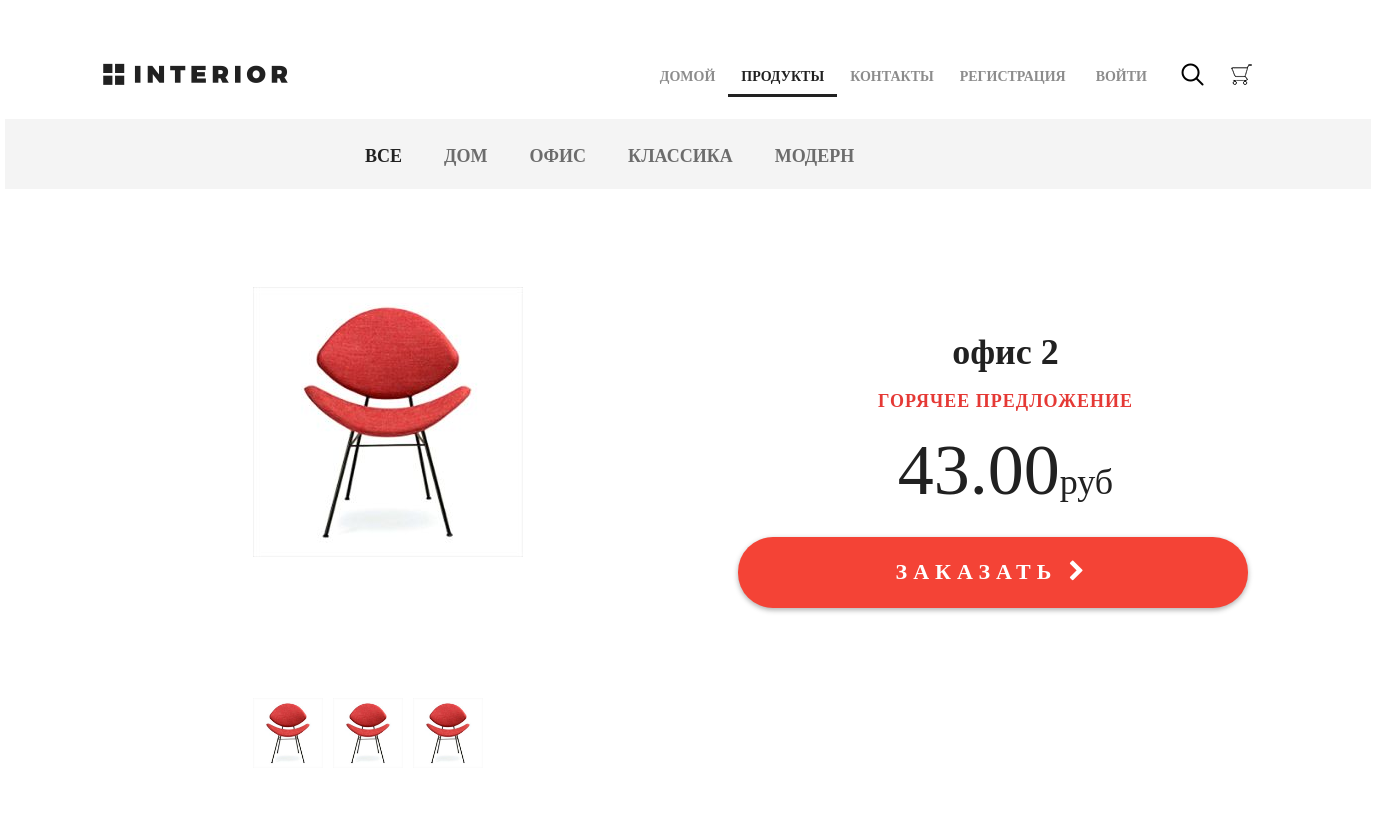
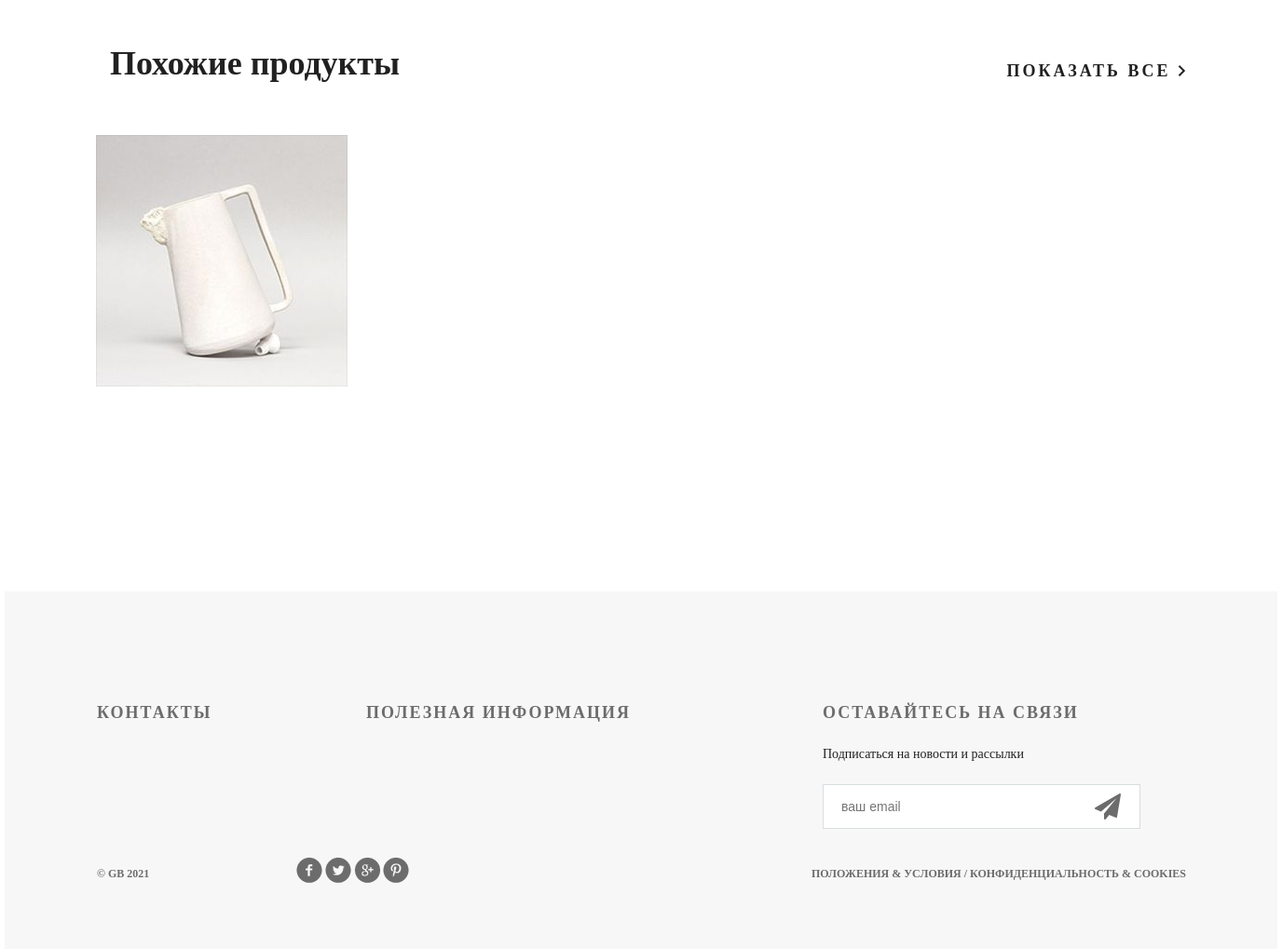
Screenshot of /products/ with the database file from the repository (2 pictures, top to bottom).
### mainapp/models.py (models this page shows, shortened)
class ProductCategory(models.Model):
    name = models.CharField(max_length=64, unique=True, verbose_name='название')
    description = models.TextField(blank=True, verbose_name='описание')
    is_active = models.BooleanField(default=True)
    class Meta:
        verbose_name='категория'
        verbose_name_plural='категории'

class Product(models.Model):
    category = models.ForeignKey(ProductCategory, on_delete=models.CASCADE, verbose_name='категория')
    name = models.CharField(max_length=128, verbose_name='название')
    image = models.ImageField(upload_to='products', blank=True, verbose_name='картинка')
    short_desc = models.CharField(max_length=255, blank=True, verbose_name='краткое описание')
    description = models.TextField(blank=True, verbose_name='описание')
    price = models.DecimalField(max_digits=10, decimal_places=2, default=0, verbose_name='цена')
    quantity = models.PositiveIntegerField(default=0, verbose_name='количество на складе')
    is_active = models.BooleanField(default=True)

### mainapp/views.py (the view, shortened to what this page needs)
# urls.py: path('products/', include('mainapp.urls', namespace='products')),
def products(request, pk=None, page=1):
    links_menu = ProductCategory.objects.all()
    hot_product = get_hot_product()
    same_products = get_some_products(hot_product)
    context = {
        'links_menu': links_menu,
        'title': 'продукты',
        'hot_product': hot_product,
        'same_products': same_products,
        'basket': get_basket(request.user)
    }
    return render(request, 'mainapp/products.html', context=context)

### mainapp/views.py (called while the page is built)
def get_basket(user):
    if user.is_authenticated:
        return Basket.objects.filter(user=user)
    return []

def get_hot_product():
    return random.sample(list(Product.objects.all()), 1)[0]

def get_some_products(hot_product):
    same_products = Product.objects.filter(category=hot_product.category).exclude(pk=hot_product.pk)
    return same_products

### mainapp/templates/mainapp/products.html (shortened to what this page needs)
{% extends 'mainapp/base.html' %}
{% load static %}
{% block menu %}
	<div class="hero-white">
		<div class="header clearfix">
			{% include 'mainapp/includs/inc_main_menu.html' %}
		</div>
	</div>
{% endblock %}
{% block content %}
	<div class="details">
		<div class="links clearfix">
			{% include 'mainapp/includs/inc_categories_menu.html' %}
		</div>
		<div class="details-products">
			<div class="details-slider">
				<div class="slider-product" style="text-align:center;">
					<img src="/media/{{ hot_product.image }}">
				</div>
				<div class="slider-control">
					<div class="block">
						<a href="#"><img src="/media/{{ hot_product.image }}" alt="">
						</a>
					</div>
					<div class="block">
						<a href="#"><img src="/media/{{ hot_product.image }}" alt="">
						</a>
					</div>
					<div class="block">
						<a href="#"><img src="/media/{{ hot_product.image }}" alt="">
						</a>
					</div>
				</div>
			</div>
			<div class="description">
				<h3 class="big-bold">{{ hot_product.name }}</h3>
				<h3 class="red">горячее предложение</h3>
				<p class="price">{{ hot_product.price|floatformat:2 }}<span>руб</span></p>
				<a href="{% url 'basket:add' hot_product.pk %}" class="red-button">
					заказать <i class="fa fa-chevron-right" aria-hidden="true"></i>
				</a>
			</div>
		</div>
		<div class="related">
			<div class="title clearfix">
				<h2>Похожие продукты</h2>
				<a class="explore" href="#">показать все <img src="{% static 'img/arrow.png' %}" alt=""></a>
			</div>
			<div class="related-products clearfix">
			{% for product in same_products %}
				<div class="block">
					<a href="{% url 'mainapp:product' product.pk %}"><img class="img-block" src="/media/{{ product.image }}" alt="">
					</a>
				</div>
			{% endfor %}
			</div>
		</div>
	</div>
{% endblock %}

### mainapp/templates/mainapp/includs/inc_categories_menu.html (shortened to what this page needs)
<ul class="links-menu">
    <li><a href="{% url 'products:category' 0 %}"
            {% if request.resolver_match.url_name == 'products' %}class="active"{% endif %}>
        Все</a></li>
    {% for link_item in links_menu %}
        <li><a
                href="{% url 'products:category' link_item.pk %}"
        >{{ link_item.name }}</a></li>
    {% endfor %}
</ul>

### static/css/style.css (style rules this page uses)
* { margin: 0; padding: 0; }
body { new_product font-family: 'Montserrat', sans-serif; }
html, body { height: 100%; }
.slider-control .block a img { width: 70px; }
.clearfix:after { content: ""; display: block; clear: both; }
.explore { text-transform: uppercase; color: #212121; font-size: 18px; font-weight: 700; line-height: 24px; text-align: center; float: right; margin-top: 138px; letter-spacing: 3px; text-decoration: none; }
.big-bold { color: #212121; font-size: 36px; font-weight: 700; text-align: left; margin-bottom: 24px; line-height: 36px; }
.title { height: 152px; margin-right: 15px; }
.title h2 { float: left; margin-top: 118px; color: #212121; font-size: 36px; font-weight: 700; text-align: left; margin-left: 15px; }
.red { text-transform: uppercase; color: #e53935; font-size: 18px; font-weight: 700; text-align: left; letter-spacing: 1px; line-height: 17px; margin-bottom: 22px; }
.hero-white { background-color: #fff; height: 119px; padding-left: 98px; padding-right: 211px; position: relative; }
.links { height: 70px; background-color: #f4f4f4; position: relative; padding-left: 360px; }
.links-menu { margin: 27px auto 0px; position: absolute; }
.links-menu li { float: left; list-style-type: none; padding-right: 42px; }
.links-menu li a { text-decoration: none; color: #6c6c6c; font-size: 18px; font-weight: 700; text-transform: uppercase; }
.links-menu .active { color: #212121; font-size: 18px; font-weight: 700; }
.details-products { padding-left: 98px; padding-right: 98px; margin-top: 98px; height: 551px; }
.details-slider { width: 570px; float: left; margin-right: 30px; }
.slider-product { width: 570px; height: 400px; }
.slider-control { width: 420px; height: 70px; margin: 11px auto 0px; padding-left: 150px }
.slider-control .block { height: 70px; width: 70px; position: relative; float: left; margin-right: 10px; }
.description { width: 535px; float: right; padding-left: 35px }
.description .big-bold { color: #212121; font-size: 36px; font-weight: 700; text-align: center; margin-top: 47px; margin-bottom: 0px; }
.description .red { text-transform: uppercase; color: #e53935; font-size: 18px; font-weight: 700; text-align: center; letter-spacing: 1px; line-height: 17px; margin-top: 23px; margin-bottom: 36px; }
.description .price { color: #212121; font-size: 72px; font-weight: 300; line-height: 48px; text-align: center; }
.description .price span { color: #212121; font-size: 36px; font-weight: 300; line-height: 48px; text-align: center; }
.red-button { display: block; height: 71px; width: 510px; border-radius: 35px; background-color: #f44336; text-align: center; text-transform: uppercase; text-decoration: none; color: #ffffff; font-size: 22px; font-weight: 700; line-height: 24px; box-shadow: 0px 2px 4.85px 0.15px rgba(33, 33, 33, 0.35); line-height: 70px; letter-spacing: 6px; margin-top: 31px; }
.related { padding: 0px 98px; }
.related .title { height: 143px; margin-right: 0; }
.related .title h2 { margin-top: 45px; }
.related .title .explore { margin-top: 62px; }
.related-products { margin-bottom: 120px; }
.related-products .block a img { float: left; }
.related-products .block { float: left; margin-right: 30px; display: block; height: 370px; width: 370px; position: relative; }

### rows the page displays
ProductCategory: name "ДОМ"
ProductCategory: name "ОФИС"
ProductCategory: name "КЛАССИКА"
ProductCategory: name "МОДЕРН"
Product: image (picture), name "офис 2", price "43.00"
Product: image (picture)
